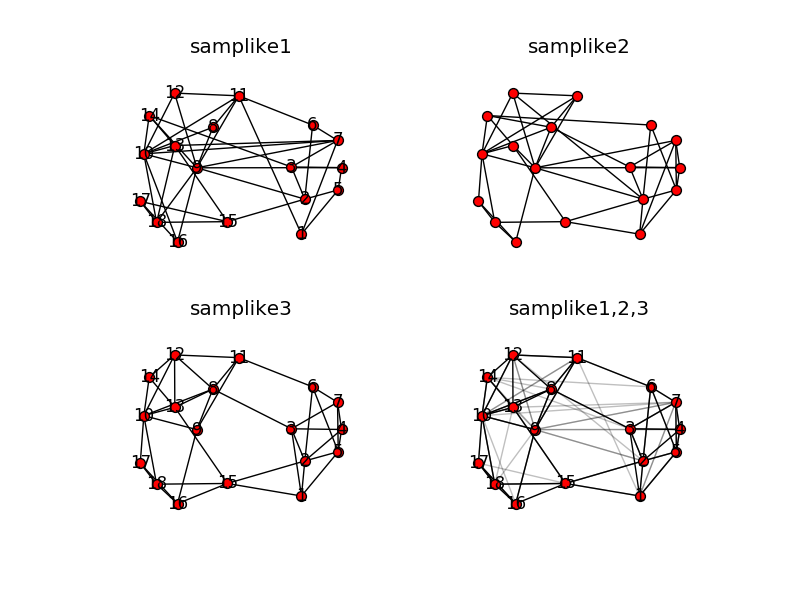

This figure's Python source:
#!/usr/bin/env python
"""
Sampson's monastery data.

Shows how to read data from a zip file and plot multiple frames.

"""
# Author: Aric Hagberg ([email redacted])

#    Copyright (C) 2010-2016 by
#    Aric Hagberg <[email redacted]>
#    Dan Schult <[email redacted]>
#    Pieter Swart <[email redacted]>
#    All rights reserved.
#    BSD license.

import zipfile, cStringIO
import networkx as nx
import matplotlib.pyplot as plt

zf = zipfile.ZipFile('sampson_data.zip') # zipfile object
e1=cStringIO.StringIO(zf.read('samplike1.txt')) # read info file
e2=cStringIO.StringIO(zf.read('samplike2.txt')) # read info file
e3=cStringIO.StringIO(zf.read('samplike3.txt')) # read info file
G1=nx.read_edgelist(e1,delimiter='\t')
G2=nx.read_edgelist(e2,delimiter='\t')
G3=nx.read_edgelist(e3,delimiter='\t')
pos=nx.spring_layout(G3,iterations=100)
plt.clf()

plt.subplot(221)
plt.title('samplike1')
nx.draw(G1,pos,node_size=50,with_labels=True)
plt.subplot(222)
plt.title('samplike2')
nx.draw(G2,pos,node_size=50,with_labels=False)
plt.subplot(223)
plt.title('samplike3')
nx.draw(G3,pos,node_size=50,with_labels=True)
plt.subplot(224)
plt.title('samplike1,2,3')
nx.draw(G3,pos,edgelist=G3.edges(),node_size=50,with_labels=True)
nx.draw_networkx_edges(G1,pos,alpha=0.25)
nx.draw_networkx_edges(G2,pos,alpha=0.25)
plt.savefig("sampson.png") # save as png
plt.show() # display
